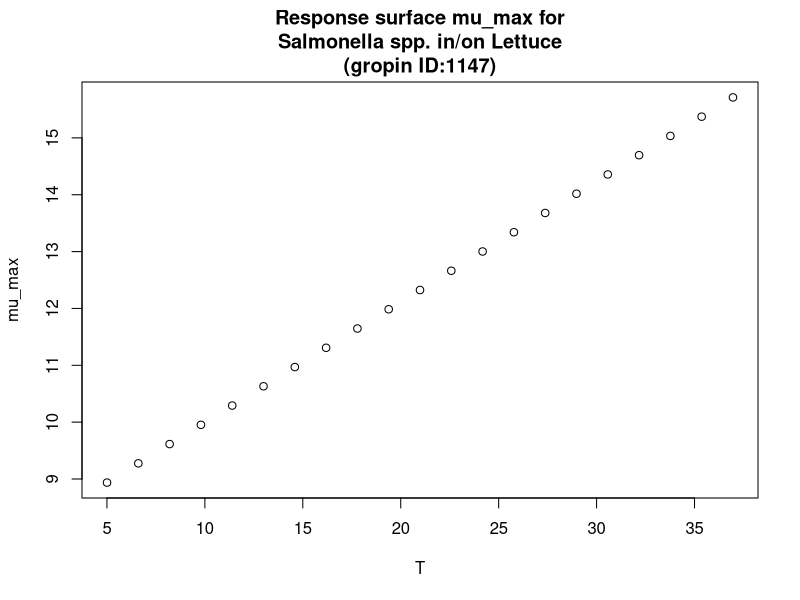

Source code (R):
#############################
# start of Parameter script
#############################
T <- seq(5.005,36.963036963037,length.out=21)
#############################
# end of Parameter script
#############################
############################# 
# start of Model script Gropin ID 1147 
#############################
 
# constant coefficients for this model
 
variables <- data.frame(T)
argumentsPar <- expand.grid(variables)
 
# heart of the model
response_surface <- function(T) {
   mumax <-0.212*(T+37.15)

return(mumax=mumax)
} 

# output parameters
mumax <- cbind(argumentsPar,response_surface(argumentsPar['T']))
colnames(mumax) <- c(colnames(argumentsPar),'mumax')
#############################
# End of Model script
#############################
############################# 
# start of Visualisation script Gropin ID 1147 
#############################
plot(T,mumax$mumax,
                          xlab='T',
                          ylab='mu_max',main='Response surface mu_max for
Salmonella spp. in/on Lettuce
(gropin ID:1147)')
#############################
# End of Visualisation script
#############################
